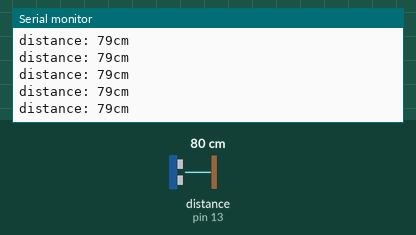
The sketch below on a simulated Arduino Uno, built with avr-gcc and run on an emulated ATmega328P. Shown: the last lines printed to the serial monitor. Wiring (inferred from the names in the program): ultrasonic range finder: trigger pin 12; echo pin 13. Inputs (shaded band) come from the test bench; at power-on: distance to the obstacle (sensor on pin 13) 80 cm. The echo pulse lasts 58.3 µs per cm.

Above: at 1.2 s.
1.3 s: distance to the obstacle (sensor on pin 13) set to 18 cm
At 2.2 s:
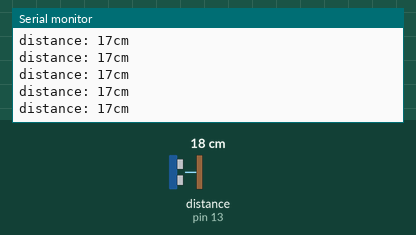
4.3 s: distance to the obstacle (sensor on pin 13) set to 2 cm
At 4.9 s:
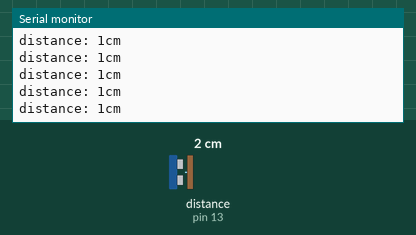
Timing chart, 0 to 5.1 s (numbered marks = the images above; inputs shaded):
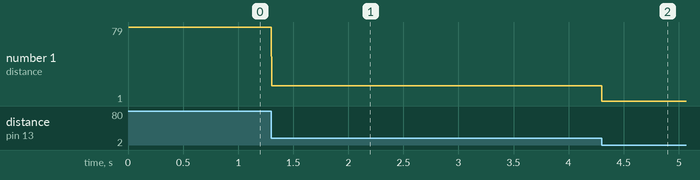

The sketch:

Intel_SonicWave_test.ino
```cpp
int Trig = 12;
int Echo = 13;
int distance = 0;

// setup()은 시작할 때 한번만 실행

void setup() {
  // pinMode함수는 디지털핀을 어떤 용도로 쓸건지 정하는 함수
  pinMode(Trig,OUTPUT); //초음파를 보ㅈ내야하니 OUTPUT
  pinMode(Echo,INPUT); //초음파를 받아야 하니 INPUT

  // 하드웨어 - Pc간의 직렬 통신
  Serial.begin(115200);
}
// loop()는 계속 반복

void loop() {
  // Trig 초음파의 노이즈 제거
  digitalWrite(Trig,HIGH); // 디지털핀에 HIGH(5V), LOW(0V)를 줄지 결정
  delayMicroseconds(10);
  digitalWrite(Trig,LOW);
  delayMicroseconds(10);

  distance = pulseIn(Echo,HIGH)/58.8; // 거리 재기
  Serial.print("distance: "); //개행없는 출력
  Serial.print(distance);    //개행없는 출력
  Serial.println("cm");     //개행있는 출력
}
```

Measured:
- after the input at 1.3 s, the serial monitor: prints a new line at once (image 1)
- after the input at 4.3 s, the serial monitor: prints a new line at once (image 2)
- plotted number 1: 79 → 17 after the input at 1.3 s, 17 → 1 after the input at 4.3 s
